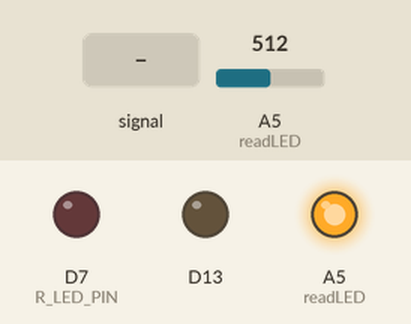
Bench run of a sketch on a simulated Arduino Due. Parts: output pins drawn as LEDs (lit = HIGH). The test bench sets the inputs (shaded band); at power-on: A5 (readLED) = 512. Pins used as bus, display or sensor lines are not drawn; what the sketch prints to the serial monitor is not drawn.

Above: at 4.2 s.
4.3 s: A5 (readLED) fed a 200 Hz sine of ±81 counts around its level
At 4.48 s:
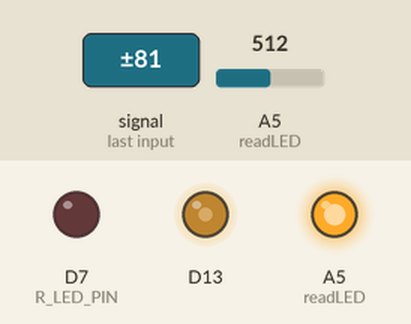
7.3 s: A5 (readLED) set to 716
At 8.8 s:
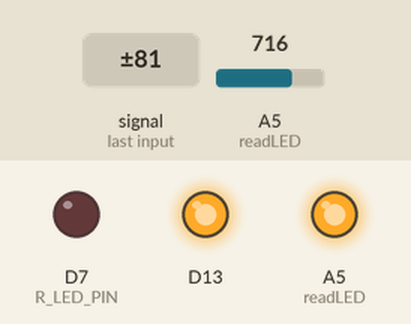
9.1 s: A5 (readLED) set to 306
Timing chart, 0 to 10.7 s (numbered marks = the images above; inputs shaded):
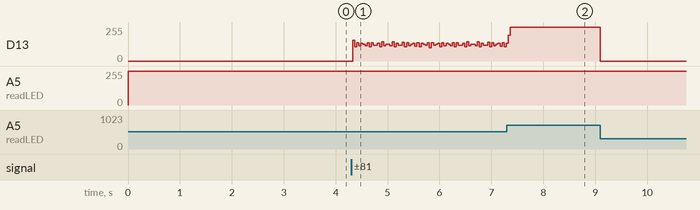

The sketch:

WorkingVLC.ino
```cpp
//#define R_LED_PIN 7
#define R_LED_PIN 7
#define G_LED_PIN 6
#define B_LED_PIN 5
#define ANODE_PIN 8
const int AMBIENT_SAMPLES = 4;
const unsigned int TIMEOUT = 10000;
const unsigned int THRESH_INC = 200;
/* VLC STEPS
 * RECEIVER:
 * Calibration:
 * 1) Use method described bellow to detect 1 or 0
 * 2) Take 4*x samples (either from counter or ADC) and average them to determine ambient light
 * Read LED (Option 1):
 * 1) Apply reverse bias to "charge" diode
 * 2) Digital read should see 1 at this point
 * 3) Loop and increment a counter until digital read sees a 0
 * 4) On digital read 0 return counter from read
 * Read LED (Option 2):
 * 1) Apply reverse bias to "charge" diode
 * 2) Have ADC measure 4x times while diode discharges
 * 3) Return average
 * Read Bit:
 * 1) Run calibration
 * 2) Read LED
 * 3) Determine if it's above or below ambient threshold from calibration
 *    - If less than threshold LED was on         = 1
 *    - If greater than threshold LED was off     = 0
 * Synchronization:
 * 1) If two bits in series are read as the same value there is desync
 * 2) Rerun ambient light calibration.
 * 3) Continue reading.
 *
 * Transmitter:
 * Be a flashy boy on a predetermined interval frequency matching receiver
 */

void calibrate(); // record ambient light levels to determine threshold
int readLED(); // apply reverse bias and count down
void startTimer(int frequencyHz); // start timer using provided frequency
void setTimerFrequency(int frequencyHz); // tune timer to desired frequency
void TC3_Handler(); // handler for timer event

int ambient;

void setup() {
  // A4 Anode
  // A5 Cathode
  pinMode(13, OUTPUT);
  pinMode(A4, OUTPUT);
  pinMode(R_LED_PIN, OUTPUT);
  digitalWrite(A4, HIGH);
  digitalWrite(A5, LOW);
  Serial.begin(9600);
  while(!Serial){}
  digitalWrite(A4, LOW);
  //pinMode(B_LED_PIN, OUTPUT);
  //pinMode(G_LED_PIN, OUTPUT);
  //pinMode(ANODE_PIN, OUTPUT);
  //digitalWrite(ANODE_PIN, HIGH);
  // TODO: set up pixel

  calibrate();
  delay(3000);
}

int counter = 0;
bool isRead = false;

void loop() {
  //startTimer(10);
  if(isRead)
  {
    digitalWrite(A4, LOW);
    int read = readLED();
    //Serial.println(read);
    if (read > ambient + 12)
    {
      //Serial.println(1);
      digitalWrite(13, HIGH);
    } else if (read < ambient - 12)
    {
      //Serial.println(0);
      digitalWrite(13, LOW);
    }
    isRead = false;
  } else
  {
    pinMode(A5, OUTPUT);
    digitalWrite(A5, LOW);
    digitalWrite(A4, HIGH);
    isRead = true;

    if (counter > 6) {
      isRead = true;
      counter = 0;
    }
    else
      counter++;
  }

}


void calibrate()
{
  int i;
  ambient = 0;
  for(i = 0; i < AMBIENT_SAMPLES; i++)
  {
    ambient += readLED()/AMBIENT_SAMPLES;
  }

  Serial.print("ambient: ");
  Serial.println(ambient);
}

int readLED()
{
  int i;
  int time = 0;

  pinMode(A5, OUTPUT);
  digitalWrite(A5, HIGH);

  pinMode(A5, INPUT);
  digitalWrite(A5, LOW);

  for(i = 0; i < 8; i++)
  {
    time += analogRead(A5)/8;
  }
  Serial.println(time);
  return time;
}

/*
// - Timer -

void setTimerFrequency(int frequencyHz) {
  //frequency = f_clock / (Prescaler * (top + 1)
  int top = (CPU_HZ / (TIMER_PRESCALER_DIV * frequencyHz)) - 1;
  TcCount16* TC = (TcCount16*) TC3;
  // Make sure the count is in a proportional position to where it was
  // to prevent any jitter or disconnect when changing the compare value.
  TC->COUNT.reg = map(TC->COUNT.reg, 0, TC->CC[0].reg, 0, top);
  TC->CC[0].reg = top;
  Serial.println(TC->COUNT.reg);
  Serial.println(TC->CC[0].reg);
  while (TC->STATUS.bit.SYNCBUSY == 1);
}


void startTimer(int frequencyHz) {
  REG_GCLK_CLKCTRL = (uint16_t) (GCLK_CLKCTRL_CLKEN | GCLK_CLKCTRL_GEN_GCLK0 | GCLK_CLKCTRL_ID_TCC2_TC3) ;
  while ( GCLK->STATUS.bit.SYNCBUSY == 1 ); // wait for sync

  TcCount16* TC = (TcCount16*) TC3;

  TC->CTRLA.reg &= ~TC_CTRLA_ENABLE;
  while (TC->STATUS.bit.SYNCBUSY == 1); // wait for sync

  // Use the 16-bit timer
  TC->CTRLA.reg |= TC_CTRLA_MODE_COUNT16;
  while (TC->STATUS.bit.SYNCBUSY == 1); // wait for sync

  // Use match mode so that the timer counter resets when the count matches the compare register
  TC->CTRLA.reg |= TC_CTRLA_WAVEGEN_MFRQ;
  while (TC->STATUS.bit.SYNCBUSY == 1); // wait for sync

  // Set prescaler to 1024
  TC->CTRLA.reg |= TC_CTRLA_PRESCALER_DIV1024;
  while (TC->STATUS.bit.SYNCBUSY == 1); // wait for sync

  setTimerFrequency(frequencyHz);

  // Enable the compare interrupt
  TC->INTENSET.reg = 0;
  TC->INTENSET.bit.MC0 = 1;

  NVIC_EnableIRQ(TC3_IRQn);

  TC->CTRLA.reg |= TC_CTRLA_ENABLE;
  while (TC->STATUS.bit.SYNCBUSY == 1); // wait for sync
}

void TC3_Handler() {
  TcCount16* TC = (TcCount16*) TC3;
  // If this interrupt is due to the compare register matching the timer count
  // we toggle the LED.
  if (TC->INTFLAG.bit.MC0 == 1) {
    TC->INTFLAG.bit.MC0 = 1;
    // begin playback

  }
}
*/
```

Measured:
- after the input at 4.3 s, A5 (readLED): stays 255/255 (without the input it goes to 247/255 after 1.2 s)
- after the input at 7.3 s, A5 (readLED): stays 255/255 (without the input it goes to 247/255 after 1.2 s)
